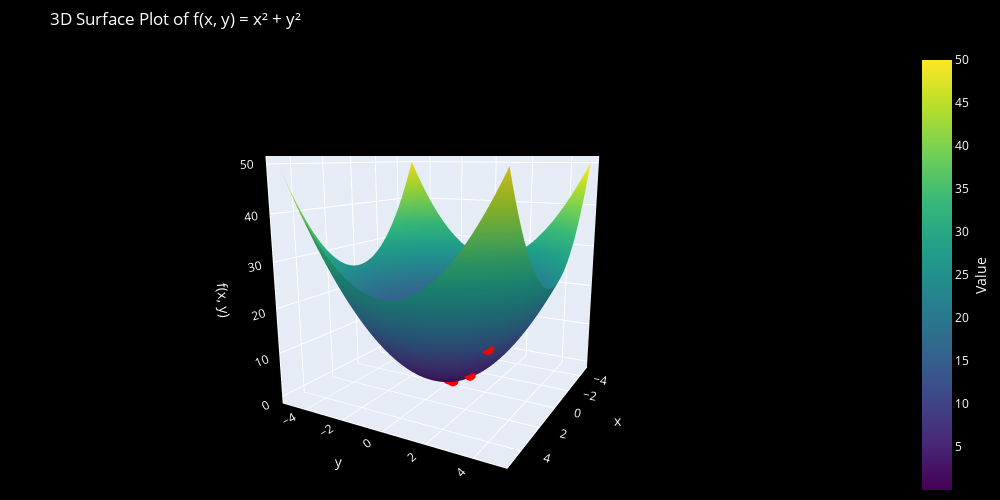

Here is the notebook cell this chart was saved with:
### Markdown cell above
### Momentum

### Code cell
V = torch.zeros(2)
learning_rate = 0.2
num_epochs = 10
beta = 0.5

mom = momentum(x_0, y_0, V, beta, learning_rate, num_epochs, f)

fig_3D = plot_3D_GD(x, y, mom[:,0], mom[:,1], f)
fig_3D.show()

### Figure 1 — Plotly figure (JSON) as saved in the notebook; plotly's stock layout.template omitted (floating-point values rounded to 4 significant figures; data arrays with more than 128 entries replaced by an {"elided": "..."} marker saying what was removed)
{"data": [{"colorbar": {"tickfont": {"color": "white"}, "title": {"font": {"color": "white"}, "side": "right", "text": "Value"}}, "colorscale": [[0, "#440154"], [0.1111, "#482878"], [0.2222, "#3e4989"], [0.3333, "#31688e"], [0.4444, "#26828e"], [0.5556, "#1f9e89"], [0.6667, "#35b779"], [0.7778, "#6ece58"], [0.8889, "#b5de2b"], [1, "#fde725"]], "showscale": true, "type": "surface", "x": {"elided": "100x100 float values"}, "y": {"elided": "100x100 float values"}, "z": {"elided": "100x100 float values"}}, {"line": {"color": "red", "width": 5}, "marker": {"color": "red", "size": 4}, "mode": "markers+lines", "name": "Path", "type": "scatter3d", "x": [2, 1.2, 0.32, -0.248, -0.4328, -0.3521, -0.1709, -0.01194, 0.07231, 0.08551], "y": [3, 1.8, 0.48, -0.372, -0.6492, -0.5281, -0.2563, -0.01791, 0.1085, 0.1283], "z": [13, 4.68, 0.3328, 0.1999, 0.6088, 0.4029, 0.09491, 0.0004631, 0.017, 0.02377]}], "layout": {"height": 500, "margin": {"b": 0, "l": 0, "r": 0, "t": 50}, "paper_bgcolor": "black", "plot_bgcolor": "black", "scene": {"bgcolor": "black", "camera": {"eye": {"x": 2, "y": 1.1, "z": 0.5}}, "xaxis": {"linecolor": "white", "linewidth": 2, "showgrid": true, "showline": true, "tickfont": {"color": "white"}, "title": {"font": {"color": "white"}, "text": "x"}}, "yaxis": {"linecolor": "white", "linewidth": 2, "showgrid": true, "showline": true, "tickfont": {"color": "white"}, "title": {"font": {"color": "white"}, "text": "y"}}, "zaxis": {"linecolor": "white", "linewidth": 2, "showgrid": true, "showline": true, "tickfont": {"color": "white"}, "title": {"font": {"color": "white"}, "text": "f(x, y)"}}}, "title": {"font": {"color": "white"}, "text": "3D Surface Plot of f(x, y) = x² + y²"}, "width": 1000}}
